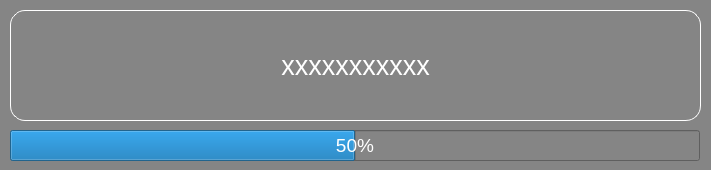
<?xml version="1.0" encoding="UTF-8"?>
<ui version="4.0">
 <class>SplashWindow</class>
 <widget class="QMainWindow" name="SplashWindow">
  <property name="geometry">
   <rect>
    <x>0</x>
    <y>0</y>
    <width>711</width>
    <height>170</height>
   </rect>
  </property>
  <property name="windowTitle">
   <string>MainWindow</string>
  </property>
  <property name="styleSheet">
   <string notr="true">background: rgb(133, 133, 133)</string>
  </property>
  <widget class="QWidget" name="centralwidget">
   <widget class="QLabel" name="lblContent">
    <property name="geometry">
     <rect>
      <x>10</x>
      <y>10</y>
      <width>691</width>
      <height>111</height>
     </rect>
    </property>
    <property name="font">
     <font>
      <pointsize>20</pointsize>
     </font>
    </property>
    <property name="styleSheet">
     <string notr="true">border:1px solid rgb(255, 255, 255);
color:rgb(255, 255, 255);
border-radius: 15px;</string>
    </property>
    <property name="text">
     <string>xxxxxxxxxxx</string>
    </property>
    <property name="alignment">
     <set>Qt::AlignCenter</set>
    </property>
    <property name="wordWrap">
     <bool>true</bool>
    </property>
   </widget>
   <widget class="QProgressBar" name="pbProgress">
    <property name="geometry">
     <rect>
      <x>10</x>
      <y>130</y>
      <width>690</width>
      <height>31</height>
     </rect>
    </property>
    <property name="font">
     <font>
      <pointsize>14</pointsize>
     </font>
    </property>
    <property name="styleSheet">
     <string notr="true">color:rgb(255, 255, 255);</string>
    </property>
    <property name="value">
     <number>50</number>
    </property>
   </widget>
  </widget>
 </widget>
 <resources/>
 <connections/>
</ui>
